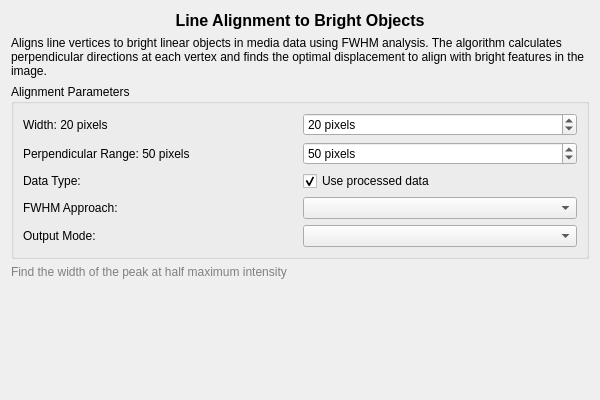
<?xml version="1.0" encoding="UTF-8"?>
<ui version="4.0">
 <class>LineAlignment_Widget</class>
 <widget class="QWidget" name="LineAlignment_Widget">
  <property name="geometry">
   <rect>
    <x>0</x>
    <y>0</y>
    <width>600</width>
    <height>400</height>
   </rect>
  </property>
  <property name="windowTitle">
   <string>Form</string>
  </property>
  <layout class="QVBoxLayout" name="verticalLayout">
   <item>
    <widget class="QLabel" name="titleLabel">
     <property name="text">
      <string>Line Alignment to Bright Objects</string>
     </property>
     <property name="alignment">
      <set>Qt::AlignmentFlag::AlignCenter</set>
     </property>
     <property name="font">
      <font>
       <pointsize>12</pointsize>
       <bold>true</bold>
      </font>
     </property>
    </widget>
   </item>
   <item>
    <widget class="QLabel" name="descriptionLabel">
     <property name="text">
      <string>Aligns line vertices to bright linear objects in media data using FWHM analysis. The algorithm calculates perpendicular directions at each vertex and finds the optimal displacement to align with bright features in the image.</string>
     </property>
     <property name="wordWrap">
      <bool>true</bool>
     </property>
    </widget>
   </item>
   <item>
    <widget class="QGroupBox" name="parametersGroupBox">
     <property name="title">
      <string>Alignment Parameters</string>
     </property>
     <layout class="QGridLayout" name="gridLayout">
      <item row="0" column="0">
       <widget class="QLabel" name="widthLabel">
        <property name="text">
         <string>Width: 20 pixels</string>
        </property>
       </widget>
      </item>
             <item row="0" column="1">
        <widget class="QSpinBox" name="widthSpinBox">
         <property name="minimum">
          <number>1</number>
         </property>
         <property name="maximum">
          <number>100</number>
         </property>
         <property name="value">
          <number>20</number>
         </property>
         <property name="suffix">
          <string> pixels</string>
         </property>
        </widget>
       </item>
       <item row="1" column="0">
        <widget class="QLabel" name="perpendicularRangeLabel">
         <property name="text">
          <string>Perpendicular Range: 50 pixels</string>
         </property>
        </widget>
       </item>
       <item row="1" column="1">
        <widget class="QSpinBox" name="perpendicularRangeSpinBox">
         <property name="minimum">
          <number>10</number>
         </property>
         <property name="maximum">
          <number>200</number>
         </property>
         <property name="value">
          <number>50</number>
         </property>
         <property name="suffix">
          <string> pixels</string>
         </property>
        </widget>
       </item>
             <item row="2" column="0">
        <widget class="QLabel" name="dataTypeLabel">
         <property name="text">
          <string>Data Type:</string>
         </property>
        </widget>
       </item>
       <item row="2" column="1">
        <widget class="QCheckBox" name="useProcessedDataCheckBox">
         <property name="text">
          <string>Use processed data</string>
         </property>
         <property name="checked">
          <bool>true</bool>
         </property>
        </widget>
       </item>
       <item row="3" column="0">
        <widget class="QLabel" name="approachLabel">
         <property name="text">
          <string>FWHM Approach:</string>
         </property>
        </widget>
       </item>
       <item row="3" column="1">
        <widget class="QComboBox" name="approachComboBox"/>
       </item>
               <item row="5" column="0">
         <widget class="QLabel" name="outputModeLabel">
          <property name="text">
           <string>Output Mode:</string>
          </property>
         </widget>
        </item>
        <item row="5" column="1">
         <widget class="QComboBox" name="outputModeComboBox"/>
        </item>
     </layout>
    </widget>
   </item>
   <item>
    <widget class="QLabel" name="approachDescriptionLabel">
     <property name="text">
      <string>Find the width of the peak at half maximum intensity</string>
     </property>
     <property name="wordWrap">
      <bool>true</bool>
     </property>
     <property name="styleSheet">
      <string notr="true">color: gray;</string>
     </property>
    </widget>
   </item>
   <item>
    <spacer name="verticalSpacer">
     <property name="orientation">
      <enum>Qt::Orientation::Vertical</enum>
     </property>
     <property name="sizeHint" stdset="0">
      <size>
       <width>20</width>
       <height>40</height>
      </size>
     </property>
    </spacer>
   </item>
  </layout>
 </widget>
 <resources/>
 <connections/>
</ui>
